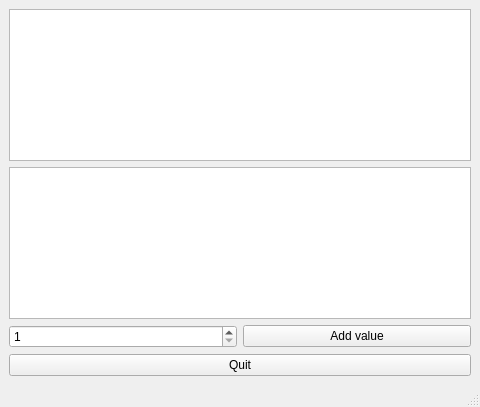
<?xml version="1.0" encoding="UTF-8"?>
<ui version="4.0">
 <class>MainWindow</class>
 <widget class="QMainWindow" name="MainWindow">
  <property name="geometry">
   <rect>
    <x>0</x>
    <y>0</y>
    <width>480</width>
    <height>407</height>
   </rect>
  </property>
  <property name="windowTitle">
   <string>MainWindow</string>
  </property>
  <widget class="QWidget" name="centralwidget">
   <layout class="QVBoxLayout" name="verticalLayout">
    <item>
     <widget class="PlotWidget" name="plot_widget"/>
    </item>
    <item>
     <widget class="QTextEdit" name="textedit"/>
    </item>
    <item>
     <layout class="QHBoxLayout" name="horizontalLayout">
      <item>
       <widget class="QSpinBox" name="value">
        <property name="minimum">
         <number>1</number>
        </property>
        <property name="maximum">
         <number>28</number>
        </property>
       </widget>
      </item>
      <item>
       <widget class="QPushButton" name="add_value_button">
        <property name="text">
         <string>Add value</string>
        </property>
       </widget>
      </item>
     </layout>
    </item>
    <item>
     <layout class="QVBoxLayout" name="verticalLayout_5">
      <item>
       <widget class="QPushButton" name="quit_button">
        <property name="text">
         <string>Quit</string>
        </property>
       </widget>
      </item>
     </layout>
    </item>
   </layout>
  </widget>
  <widget class="QMenuBar" name="menubar">
   <property name="geometry">
    <rect>
     <x>0</x>
     <y>0</y>
     <width>480</width>
     <height>33</height>
    </rect>
   </property>
  </widget>
  <widget class="QStatusBar" name="statusbar"/>
 </widget>
 <customwidgets>
  <customwidget>
   <class>PlotWidget</class>
   <extends>QGraphicsView</extends>
   <header>pyqtgraph</header>
  </customwidget>
 </customwidgets>
 <resources/>
 <connections/>
</ui>
